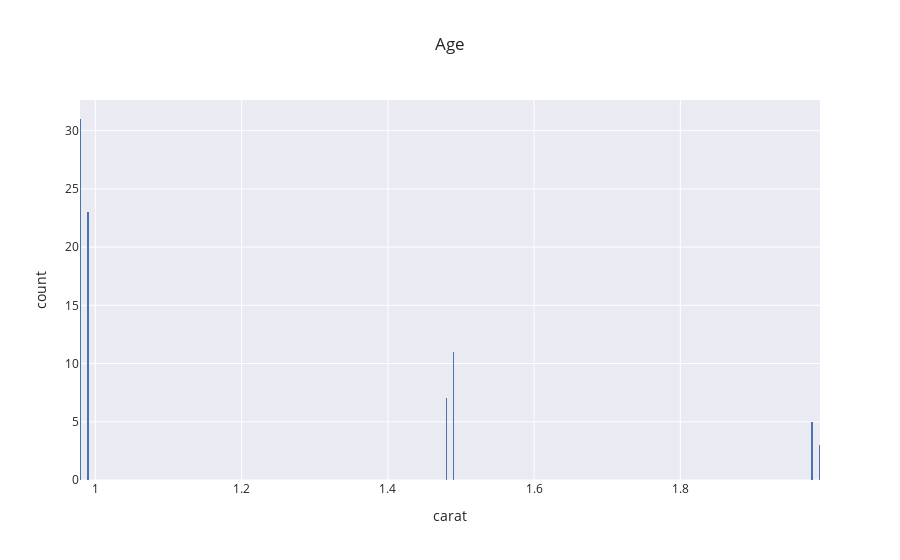

Notebook source saved alongside this figure:
### Code cell
fig=px.histogram(df.loc[df['marketing_carat']=='bad'], x='carat',nbins=1000,template='seaborn',title='Age',barmode='group')
fig.show()

### Figure 1 — Plotly figure (JSON) as saved in the notebook; plotly's stock layout.template omitted (floating-point values rounded to 4 significant figures)
{"data": [{"alignmentgroup": "True", "bingroup": "x", "hovertemplate": "carat=%{x}<br>count=%{y}<extra></extra>", "legendgroup": "", "marker": {"color": "rgb(76,114,176)"}, "name": "", "nbinsx": 1000, "offsetgroup": "", "orientation": "v", "showlegend": false, "type": "histogram", "x": [0.99, 0.99, 0.99, 1.98, 0.98, 1.99, 1.49, 0.99, 0.98, 0.99, 0.98, 0.98, 0.98, 1.48, 0.98, 1.49, 0.98, 0.99, 1.99, 0.98, 0.99, 1.49, 1.49, 0.98, 1.48, 1.49, 1.48, 0.99, 0.98, 0.98, 1.48, 1.49, 0.99, 0.99, 1.48, 0.98, 0.98, 0.99, 0.99, 0.98, 1.49, 1.49, 0.98, 0.99, 0.99, 0.98, 0.98, 1.98, 0.98, 1.99, 0.98, 1.49, 0.99, 0.98, 0.98, 0.98, 0.99, 1.98, 0.99, 1.98, 0.98, 0.99, 0.98, 1.48, 0.98, 1.48, 0.98, 0.98, 0.98, 1.49, 0.99, 0.98, 0.98, 0.99, 0.98, 0.99, 0.99, 1.49, 0.99, 1.98], "xaxis": "x", "yaxis": "y"}], "layout": {"autosize": true, "barmode": "group", "legend": {"tracegroupgap": 0}, "title": {"text": "Age"}, "xaxis": {"anchor": "y", "autorange": true, "domain": [0, 1], "range": [0.979, 1.991], "title": {"text": "carat"}, "type": "linear"}, "yaxis": {"anchor": "x", "autorange": true, "domain": [0, 1], "range": [0, 32.63], "title": {"text": "count"}}}}
